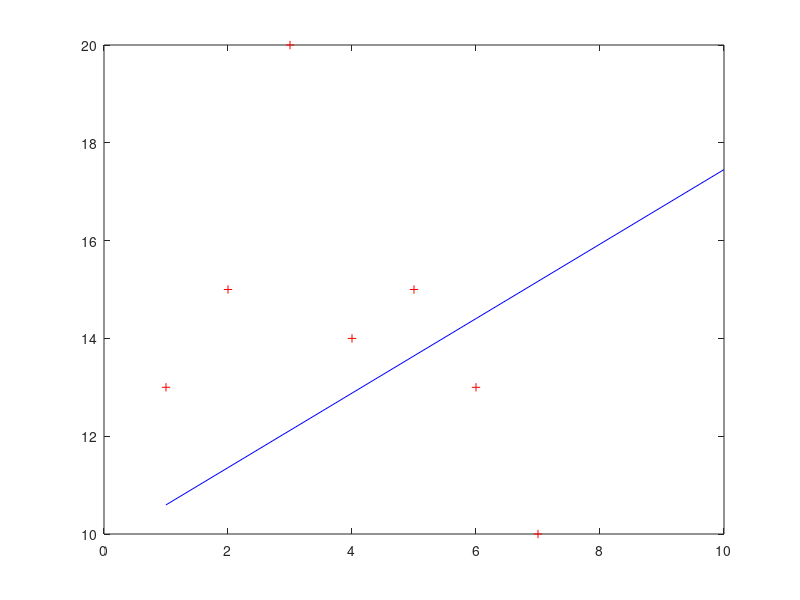

Source code (MATLAB):
x = [1 2 3 4 5 6 7];
y = [13 15 20 14 15 13 10];

m = length(x);
sx = sum(x);
denominator = (m + 1) * sum(x .* x) - sx * sx;
a = ((m + 1) * sum(x .* y) - sx * sum(y)) / denominator
b = (sum(x .* x) * sum(y) - sum(x .* y) * sx) / denominator 

pred = a * 8 + b

E = sum((y - (a * x + b)) .^ 2)

xplot = 1:10;
yplot = a * xplot + b;

plot(x, y, 'r+')
hold on
plot(xplot, yplot, 'b-')
hold off